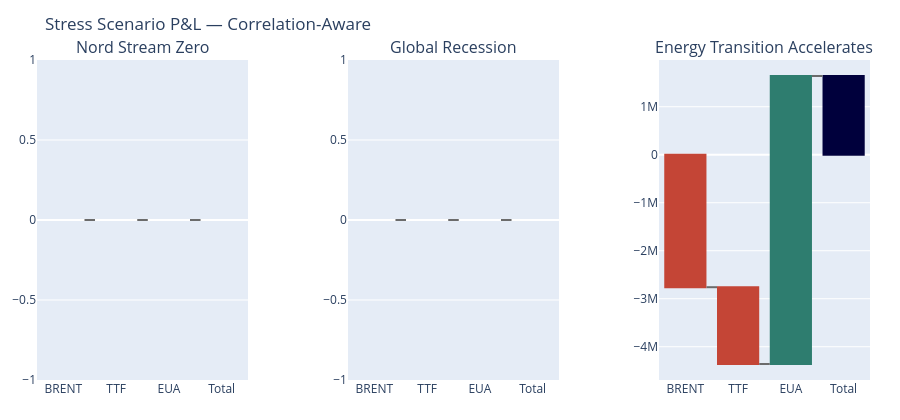

Notebook code cell kept with this figure:
### Markdown cell above
## 5. Stress Scenario P&L — Three Regimes Side by Side

Three macro scenarios from the pipeline config, run with correlation-aware
copula simulation where applicable:

- **Nord Stream Zero**: Russian gas supply disappears. TTF spikes 300%,
  power follows, carbon rises on fuel-switching to coal.
- **Global Recession**: Demand destruction across all commodities. Risk-off
  convergence — all correlations → 0.90.
- **Energy Transition**: Carbon at 150 EUR/t. Coal destroyed. Renewables
  cannibalize power prices. Oil demand structurally lower.

### Code cell
scenario_names = ["gas_crisis", "recession", "energy_transition"]
current_prices = {c: float(pivot[c].iloc[-1]) for c in pivot.columns if c in positions}

fig5 = make_subplots(
    rows=1, cols=3,
    subplot_titles=[SCENARIOS[s].name for s in scenario_names],
    horizontal_spacing=0.12,
)

colors_waterfall = [
    [TEAL if v >= 0 else RED for v in []]  # placeholder
]

for idx, s_name in enumerate(scenario_names, start=1):
    scenario = SCENARIOS[s_name]
    result = run_scenario(
        positions, scenario, current_prices,
        copula=copula, commodities=list(aligned_rets.columns),
    )

    items = list(result.pnl_by_position.keys())
    values = list(result.pnl_by_position.values())

    pos_colors = [TEAL if v >= 0 else RED for v in values]
    pos_colors.append(NAVY)  # Total bar

    fig5.add_trace(go.Waterfall(
        name=s_name,
        orientation="v",
        measure=["relative"] * len(items) + ["total"],
        x=items + ["Total"],
        y=values + [result.total_pnl],
        connector={"line": {"color": GRAY}},
        decreasing={"marker": {"color": RED}},
        increasing={"marker": {"color": TEAL}},
        totals={"marker": {"color": NAVY}},
        showlegend=False,
    ), row=1, col=idx)

fig5.update_layout(
    title="Stress Scenario P&L — Correlation-Aware",
    height=420, margin=dict(l=30, r=30, t=60, b=40),
)
fig5.show()

print("Scenario P&L summary:")
for s_name in scenario_names:
    s = SCENARIOS[s_name]
    result = run_scenario(positions, s, current_prices,
                          copula=copula, commodities=list(aligned_rets.columns))
    print(f"  {s.name:30s}: EUR {result.total_pnl:>12,.0f}")

### Figure 1 — Plotly figure (JSON) as saved in the notebook; plotly's stock layout.template omitted (floating-point values rounded to 4 significant figures)
{"data": [{"connector": {"line": {"color": "#6B6B6B"}}, "decreasing": {"marker": {"color": "#C44536"}}, "increasing": {"marker": {"color": "#2E7D6F"}}, "measure": ["relative", "relative", "relative", "total"], "name": "gas_crisis", "orientation": "v", "showlegend": false, "totals": {"marker": {"color": "#00003C"}}, "type": "waterfall", "x": ["BRENT", "TTF", "EUA", "Total"], "xaxis": "x", "y": [0.0, 0.0, 0.0, 45910.0], "yaxis": "y"}, {"connector": {"line": {"color": "#6B6B6B"}}, "decreasing": {"marker": {"color": "#C44536"}}, "increasing": {"marker": {"color": "#2E7D6F"}}, "measure": ["relative", "relative", "relative", "total"], "name": "recession", "orientation": "v", "showlegend": false, "totals": {"marker": {"color": "#00003C"}}, "type": "waterfall", "x": ["BRENT", "TTF", "EUA", "Total"], "xaxis": "x2", "y": [0.0, 0.0, 0.0, -3555.0], "yaxis": "y2"}, {"connector": {"line": {"color": "#6B6B6B"}}, "decreasing": {"marker": {"color": "#C44536"}}, "increasing": {"marker": {"color": "#2E7D6F"}}, "measure": ["relative", "relative", "relative", "total"], "name": "energy_transition", "orientation": "v", "showlegend": false, "totals": {"marker": {"color": "#00003C"}}, "type": "waterfall", "x": ["BRENT", "TTF", "EUA", "Total"], "xaxis": "x3", "y": [-2760000.0, -1600000.0, 6000000.0, 1640000.0], "yaxis": "y3"}], "layout": {"annotations": [{"font": {"size": 16}, "showarrow": false, "text": "Nord Stream Zero", "x": 0.1267, "xanchor": "center", "xref": "paper", "y": 1.0, "yanchor": "bottom", "yref": "paper"}, {"font": {"size": 16}, "showarrow": false, "text": "Global Recession", "x": 0.5, "xanchor": "center", "xref": "paper", "y": 1.0, "yanchor": "bottom", "yref": "paper"}, {"font": {"size": 16}, "showarrow": false, "text": "Energy Transition Accelerates", "x": 0.8733, "xanchor": "center", "xref": "paper", "y": 1.0, "yanchor": "bottom", "yref": "paper"}], "height": 420, "margin": {"b": 40, "l": 30, "r": 30, "t": 60}, "title": {"text": "Stress Scenario P&L — Correlation-Aware"}, "xaxis": {"anchor": "y", "domain": [0.0, 0.2533]}, "xaxis2": {"anchor": "y2", "domain": [0.3733, 0.6267]}, "xaxis3": {"anchor": "y3", "domain": [0.7467, 1.0]}, "yaxis": {"anchor": "x", "domain": [0.0, 1.0]}, "yaxis2": {"anchor": "x2", "domain": [0.0, 1.0]}, "yaxis3": {"anchor": "x3", "domain": [0.0, 1.0]}}}
